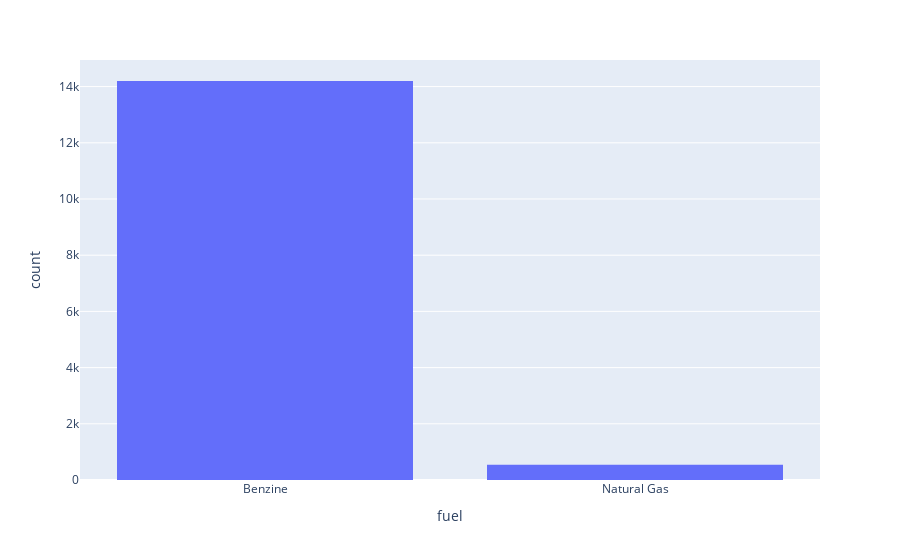

The notebook cell saved with this chart:
### Code cell
#The code generates a histogram to visualize the distribution of different fuel types in the 'Fuel' column.
px.histogram(df_EDA , x = 'fuel')

### Figure 1 — Plotly figure (JSON) as saved in the notebook; plotly's stock layout.template omitted (floating-point values rounded to 4 significant figures; data arrays with more than 128 entries replaced by an {"elided": "..."} marker saying what was removed)
{"data": [{"alignmentgroup": "True", "bingroup": "x", "hovertemplate": "fuel=%{x}<br>count=%{y}<extra></extra>", "legendgroup": "", "marker": {"color": "#636efa", "pattern": {"shape": ""}}, "name": "", "offsetgroup": "", "orientation": "v", "showlegend": false, "type": "histogram", "x": {"elided": "14740 str values"}, "xaxis": "x", "yaxis": "y"}], "layout": {"barmode": "relative", "legend": {"tracegroupgap": 0}, "margin": {"t": 60}, "xaxis": {"anchor": "y", "domain": [0, 1], "title": {"text": "fuel"}}, "yaxis": {"anchor": "x", "domain": [0, 1], "title": {"text": "count"}}}}
